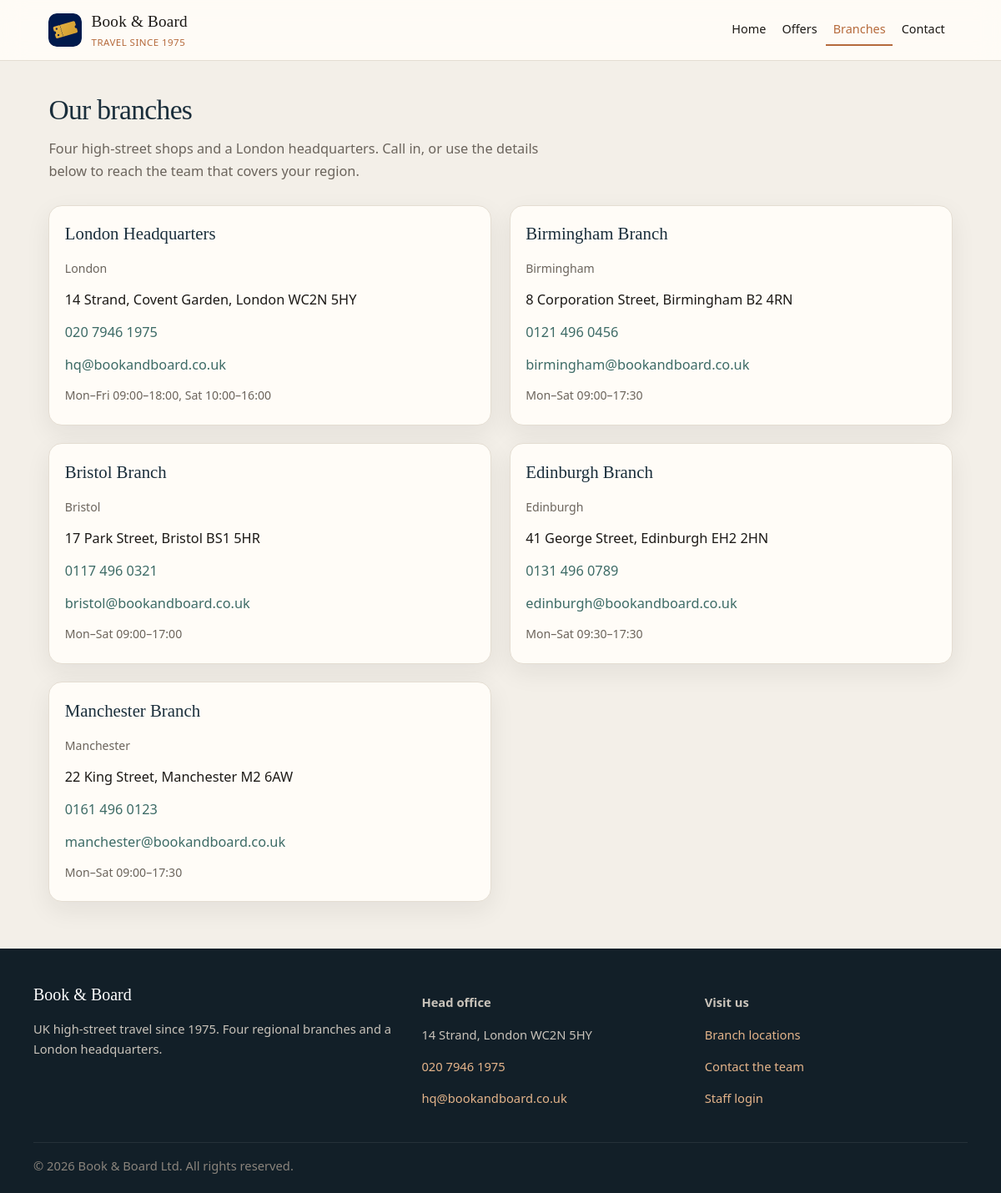
Screenshot of /v1/branches.php with the database file from the repository.
### tables this page shows
CREATE TABLE branches (
  id            INT AUTO_INCREMENT PRIMARY KEY,
  name          VARCHAR(100) NOT NULL,
  city          VARCHAR(100) NOT NULL,
  address       VARCHAR(255) NOT NULL,
  phone         VARCHAR(30),
  email         VARCHAR(150),
  opening_hours VARCHAR(255),
  latitude      DECIMAL(9,6),
  longitude     DECIMAL(9,6)
);

### v1/includes/functions.php (called while the page is built, shortened)
<?php
function escape($value): string
{
    return htmlspecialchars((string) $value, ENT_QUOTES, 'UTF-8');
}
function app_url(string $path = ''): string
{
    $path = ltrim($path, '/');
    $scriptName = str_replace('\\', '/', (string) ($_SERVER['SCRIPT_NAME'] ?? ''));
    $scriptDir  = str_replace('\\', '/', dirname($scriptName));
    return $path;
}

### v1/branches.php (the view, shortened to what this page needs)
<?php
require_once __DIR__ . '/includes/functions.php';
$pdo = get_pdo();
$stmt = $pdo->prepare(
    'SELECT id, name, city, address, phone, email, opening_hours
     FROM branches
     ORDER BY CASE WHEN name LIKE :hq THEN 0 ELSE 1 END, city ASC'
);
$stmt->execute(['hq' => '%Headquarters%']);
$branches = $stmt->fetchAll();
require __DIR__ . '/includes/header.php';
?>
<div class="page-intro">
    <h1>Our branches</h1>
    <p class="lede">Four high-street shops and a London headquarters. Call in, or use the details below to reach the team that covers your region.</p>
</div>
<div class="card-grid two-col">
    <?php foreach ($branches as $branch): ?>
        <article class="card branch-card">
            <div class="card-body">
                <h2><?php echo escape($branch['name']); ?></h2>
                <p class="meta"><?php echo escape($branch['city']); ?></p>
                <p><?php echo escape($branch['address']); ?></p>
                <p>
                    <a href="tel:<?php echo escape(preg_replace('/\s+/', '', (string) $branch['phone'])); ?>">
                        <?php echo escape($branch['phone']); ?>
                    </a>
                </p>
                <p>
                    <a href="mailto:<?php echo escape($branch['email']); ?>">
                        <?php echo escape($branch['email']); ?>
                    </a>
                </p>
                <p class="meta"><?php echo escape($branch['opening_hours']); ?></p>
            </div>
        </article>
    <?php endforeach; ?>
</div>
<?php require __DIR__ . '/includes/footer.php'; ?>

### v1/includes/header.php (shortened to what this page needs)
<?php
require_once __DIR__ . '/functions.php';
$is_admin   = !empty($is_admin);
$body_class = $body_class ?? '';
$current_script = basename($_SERVER['SCRIPT_NAME'] ?? '');
?>
<!DOCTYPE html>
<html lang="en">
<head>
    <link rel="stylesheet" href="<?php echo escape(app_url('assets/css/styles.css')); ?>">
</head>
<body class="<?php echo escape($body_class); ?>">
    <header class="site-header">
        <div class="header-inner">
            <a class="brand" href="<?php echo escape(app_url('index.php')); ?>">
                <img src="<?php echo escape(app_url('assets/images/logo.png')); ?>" alt="" width="40" height="40">
                <span class="brand-text">
                    <span class="brand-name">Book &amp; Board</span>
                    <span class="brand-tag">Travel since 1975</span>
                </span>
            </a>
            <nav id="site-nav" class="site-nav" aria-label="Primary">
                <ul>
                    <?php if ($is_admin): ?>
                        <li>
                            <a href="<?php echo escape(app_url('admin/manage-offers.php')); ?>"
                               <?php echo $current_script === 'manage-offers.php' || $current_script === 'edit-offer.php' ? 'aria-current="page"' : ''; ?>>
                                Manage offers
                            </a>
                        </li>
                        <li>
                            <a href="<?php echo escape(app_url('index.php')); ?>">View site</a>
                        </li>
                        <li>
                            <a href="<?php echo escape(app_url('admin/admin-logout.php')); ?>">Log out</a>
                        </li>
                    <?php else: ?>
                        <li>
                            <a href="<?php echo escape(app_url('index.php')); ?>"
                               <?php echo $current_script === 'index.php' ? 'aria-current="page"' : ''; ?>>Home</a>
                        </li>
                        <li>
                            <a href="<?php echo escape(app_url('offers.php')); ?>"
                               <?php echo $current_script === 'offers.php' ? 'aria-current="page"' : ''; ?>>Offers</a>
                        </li>
                        <li>
                            <a href="<?php echo escape(app_url('branches.php')); ?>"
                               <?php echo $current_script === 'branches.php' ? 'aria-current="page"' : ''; ?>>Branches</a>
                        </li>
                        <li>
                            <a href="<?php echo escape(app_url('contact.php')); ?>"
                               <?php echo $current_script === 'contact.php' ? 'aria-current="page"' : ''; ?>>Contact</a>
                        </li>
                    <?php endif; ?>
                </ul>
            </nav>
        </div>
    </header>
    <main id="main">

### v1/includes/footer.php (shortened to what this page needs)
    </main>
    <footer class="site-footer">
        <div class="footer-inner">
            <div>
                <p class="footer-brand">Book &amp; Board</p>
                <p>UK high-street travel since 1975. Four regional branches and a London headquarters.</p>
            </div>
            <div>
                <p><strong>Head office</strong></p>
                <p>14 Strand, London WC2N 5HY</p>
                <p><a href="tel:+442079461975">020 7946 1975</a></p>
                <p><a href="mailto:hq@bookandboard.co.uk">hq@bookandboard.co.uk</a></p>
            </div>
            <div>
                <p><strong>Visit us</strong></p>
                <p><a href="<?php echo escape(app_url('branches.php')); ?>">Branch locations</a></p>
                <p><a href="<?php echo escape(app_url('contact.php')); ?>">Contact the team</a></p>
                <p><a href="<?php echo escape(app_url('admin/admin-login.php')); ?>">Staff login</a></p>
            </div>
        </div>
        <p class="footer-legal">&copy; <?php echo date('Y'); ?> Book &amp; Board Ltd. All rights reserved.</p>
    </footer>
</body>
</html>

### v1/assets/css/styles.css (style rules this page uses)
:root { --ink: #1c1916; --muted: #6b645c; --stone: #f3efe8; --paper: #fffcf7; --line: #e4ddd2; --navy: #1a2e3b; --navy-dark: #121f28; --copper: #b56a3c; --copper-dark: #8c4e2a; --sea: #3d6b66; --danger: #9b2c2c; --success: #276749; --shadow: 0 10px 30px rgba(28, 25, 22, 0.07); --radius: 16px; --max: 1120px; --font-display: "Iowan Old Style", "Palatino Linotype", Palatino, Georgia, serif; --font-ui: "Avenir Next", "Segoe UI", system-ui, sans-serif; }
*, *::before, *::after { box-sizing: border-box; }
html { scroll-behavior: smooth; }
body { margin: 0; font-family: var(--font-ui); font-size: 1.02rem; line-height: 1.6; color: var(--ink); background: var(--stone); }
img { max-width: 100%; height: auto; display: block; }
a { color: var(--sea); text-decoration: none; }
.site-header { background: rgba(255, 252, 247, 0.92); backdrop-filter: blur(14px); color: var(--ink); position: sticky; top: 0; z-index: 50; border-bottom: 1px solid var(--line); }
.header-inner { max-width: var(--max); margin: 0 auto; padding: 0.7rem 1.15rem; display: flex; align-items: center; justify-content: space-between; gap: 1rem; flex-wrap: wrap; }
.brand, .brand:hover { display: flex; align-items: center; gap: 0.7rem; color: var(--ink); text-decoration: none; }
.brand img { width: 40px; height: 40px; border-radius: 10px; }
.brand-name { display: block; font-family: var(--font-display); font-size: 1.2rem; letter-spacing: 0.01em; }
.brand-tag { display: block; font-size: 0.72rem; color: var(--copper); letter-spacing: 0.04em; text-transform: uppercase; }
.site-nav { display: none; width: 100%; }
.site-nav ul { list-style: none; margin: 0; padding: 0.5rem 0 0.25rem; }
.site-nav a, .site-nav a:hover { display: block; color: var(--ink); text-decoration: none; padding: 0.7rem 0.25rem; border-bottom: 1px solid var(--line); }
.site-nav a[aria-current="page"] { color: var(--copper); }
#main { max-width: var(--max); margin: 0 auto; padding: 1.5rem 1.15rem 3.5rem; }
.page-intro { margin-bottom: 1.75rem; }
.page-intro h1, .section-heading h2, .page-intro h1 { font-family: var(--font-display); }
.page-intro h1 { margin: 0 0 0.45rem; font-size: 2.1rem; font-weight: 500; letter-spacing: -0.02em; color: var(--navy); }
.lede { color: var(--muted); margin: 0; max-width: 38rem; }
.card-grid { display: grid; grid-template-columns: 1fr; gap: 1.35rem; }
.card { background: var(--paper); border: 1px solid var(--line); border-radius: var(--radius); overflow: hidden; box-shadow: var(--shadow); display: flex; flex-direction: column; transition: transform 0.2s ease, box-shadow 0.2s ease; }
.card-body { padding: 1.05rem 1.15rem 1.2rem; display: flex; flex-direction: column; gap: 0.3rem; flex: 1; }
.meta { margin: 0; color: var(--muted); font-size: 0.88rem; }
.branch-card h2 { margin: 0 0 0.35rem; font-family: var(--font-display); color: var(--navy); font-size: 1.3rem; font-weight: 500; }
.branch-card p { margin: 0.25rem 0; }
.site-footer { background: var(--navy-dark); color: #c9c3ba; padding: 2.4rem 1.15rem 1.3rem; font-size: 0.92rem; }
.footer-inner { max-width: var(--max); margin: 0 auto; display: grid; gap: 1.5rem; }
.footer-brand { font-family: var(--font-display); font-size: 1.25rem; color: #fff; margin: 0 0 0.4rem; }
.site-footer a { color: #e4b48a; }
.footer-legal { max-width: var(--max); margin: 1.6rem auto 0; border-top: 1px solid rgba(255, 255, 255, 0.08); padding-top: 1rem; color: #8a847c; }
@media (min-width: 768px) { .header-inner { flex-wrap: nowrap; } }
@media (min-width: 768px) { .site-nav { display: block; width: auto; } }
@media (min-width: 768px) { .site-nav ul { display: flex; flex-wrap: nowrap; align-items: center; gap: 0.1rem; padding: 0; } }
@media (min-width: 768px) { .site-nav a, .site-nav a:hover, .site-nav a:focus-visible { border-bottom: 2px solid transparent; padding: 0.4rem 0.55rem; font-size: 0.9rem; white-space: nowrap; text-decoration: none; color: var(--ink); } }
@media (min-width: 768px) { .site-nav a[aria-current="page"] { color: var(--copper); border-bottom-color: var(--copper); } }
@media (min-width: 768px) { .card-grid { grid-template-columns: repeat(2, 1fr); } }
@media (min-width: 768px) { .footer-inner { grid-template-columns: 1.4fr 1fr 1fr; } }
@media (min-width: 992px) { #main { padding-top: 2rem; } }
@media (min-width: 992px) { .card-grid { grid-template-columns: repeat(3, 1fr); } }
@media (min-width: 992px) { .card-grid.two-col { grid-template-columns: repeat(2, 1fr); } }

### rows the page displays
branches: name "London Headquarters", city "London", address "14 Strand, Covent Garden, London WC2N 5HY", phone "020 7946 1975", email "hq@bookandboard.co.uk", opening_hours "Mon–Fri 09:00–18:00, Sat 10:00–16:00"
branches: name "Birmingham Branch", city "Birmingham", address "8 Corporation Street, Birmingham B2 4RN", phone "0121 496 0456", email "birmingham@bookandboard.co.uk", opening_hours "Mon–Sat 09:00–17:30"
branches: name "Bristol Branch", city "Bristol", address "17 Park Street, Bristol BS1 5HR", phone "0117 496 0321", email "bristol@bookandboard.co.uk", opening_hours "Mon–Sat 09:00–17:00"
branches: name "Edinburgh Branch", city "Edinburgh", address "41 George Street, Edinburgh EH2 2HN", phone "0131 496 0789", email "edinburgh@bookandboard.co.uk", opening_hours "Mon–Sat 09:30–17:30"
branches: name "Manchester Branch", city "Manchester", address "22 King Street, Manchester M2 6AW", phone "0161 496 0123", email "manchester@bookandboard.co.uk", opening_hours "Mon–Sat 09:00–17:30"
